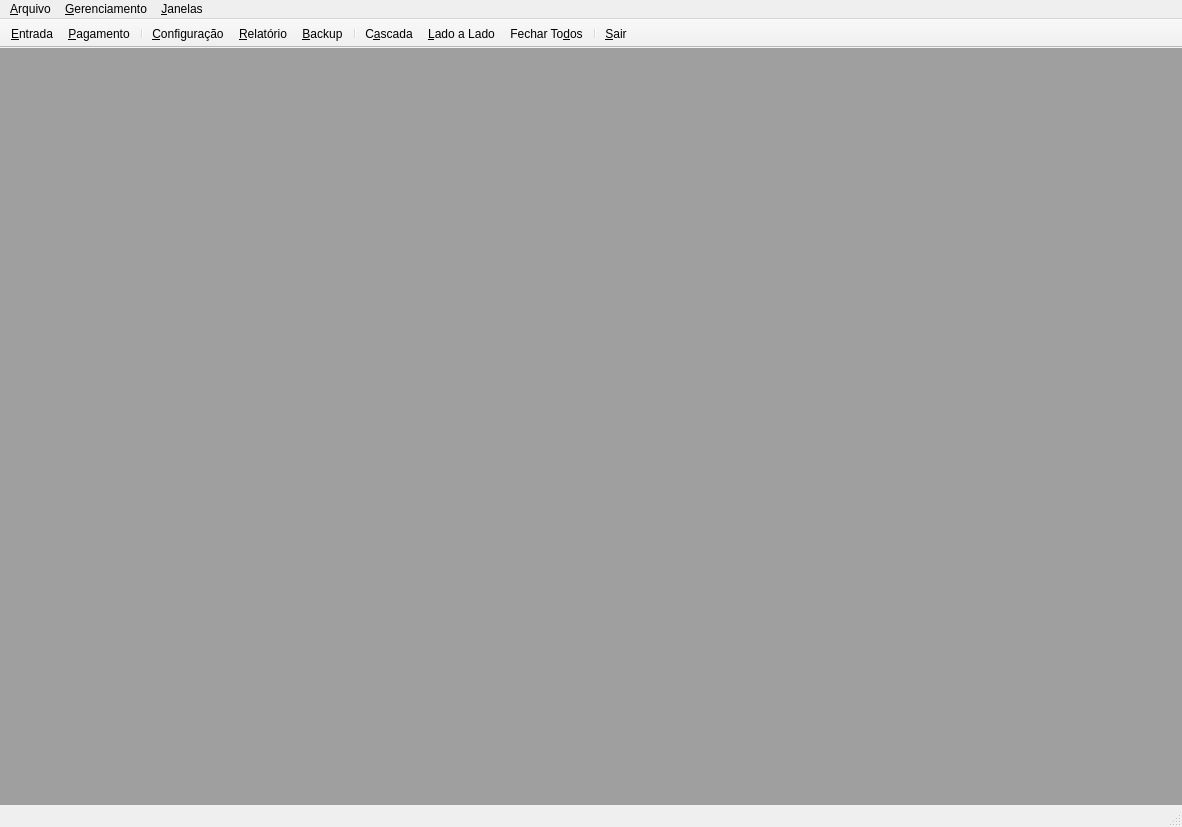
<?xml version="1.0" encoding="UTF-8"?>
<ui version="4.0">
 <class>MainWindow</class>
 <widget class="QMainWindow" name="MainWindow">
  <property name="geometry">
   <rect>
    <x>0</x>
    <y>0</y>
    <width>1182</width>
    <height>827</height>
   </rect>
  </property>
  <property name="sizePolicy">
   <sizepolicy hsizetype="Fixed" vsizetype="Fixed">
    <horstretch>0</horstretch>
    <verstretch>0</verstretch>
   </sizepolicy>
  </property>
  <property name="windowTitle">
   <string>Park Manager</string>
  </property>
  <property name="windowIcon">
   <iconset resource="../parkmanager.qrc">
    <normaloff>:/icons/parkingbigp.png</normaloff>:/icons/parkingbigp.png</iconset>
  </property>
  <widget class="QWidget" name="centralwidget">
   <layout class="QGridLayout" name="gridLayoutMain">
    <property name="margin">
     <number>0</number>
    </property>
    <item row="0" column="0">
     <widget class="QMdiArea" name="mdiArea"/>
    </item>
   </layout>
  </widget>
  <widget class="QMenuBar" name="menubar">
   <property name="geometry">
    <rect>
     <x>0</x>
     <y>0</y>
     <width>1182</width>
     <height>26</height>
    </rect>
   </property>
   <widget class="QMenu" name="menuArquivo">
    <property name="title">
     <string>&amp;Arquivo</string>
    </property>
    <addaction name="actionEntrada"/>
    <addaction name="actionPagto"/>
    <addaction name="separator"/>
    <addaction name="actionSair"/>
   </widget>
   <widget class="QMenu" name="menuConfiguracoes">
    <property name="title">
     <string>&amp;Gerenciamento</string>
    </property>
    <addaction name="actionDados"/>
    <addaction name="actionValores"/>
    <addaction name="separator"/>
    <addaction name="actionRelatorio"/>
    <addaction name="separator"/>
    <addaction name="actionBackup"/>
   </widget>
   <widget class="QMenu" name="menuJanelas">
    <property name="title">
     <string>&amp;Janelas</string>
    </property>
    <addaction name="actionCascada"/>
    <addaction name="actionTiled"/>
    <addaction name="actionFecharTodos"/>
   </widget>
   <addaction name="menuArquivo"/>
   <addaction name="menuConfiguracoes"/>
   <addaction name="menuJanelas"/>
  </widget>
  <widget class="QStatusBar" name="statusbar"/>
  <widget class="QToolBar" name="toolBar">
   <property name="windowTitle">
    <string>toolBar</string>
   </property>
   <property name="movable">
    <bool>false</bool>
   </property>
   <property name="iconSize">
    <size>
     <width>24</width>
     <height>24</height>
    </size>
   </property>
   <property name="toolButtonStyle">
    <enum>Qt::ToolButtonTextBesideIcon</enum>
   </property>
   <attribute name="toolBarArea">
    <enum>TopToolBarArea</enum>
   </attribute>
   <attribute name="toolBarBreak">
    <bool>false</bool>
   </attribute>
   <addaction name="actionEntrada"/>
   <addaction name="actionPagto"/>
   <addaction name="separator"/>
   <addaction name="actionDados"/>
   <addaction name="actionRelatorio"/>
   <addaction name="actionBackup"/>
   <addaction name="separator"/>
   <addaction name="actionCascada"/>
   <addaction name="actionTiled"/>
   <addaction name="actionFecharTodos"/>
   <addaction name="separator"/>
   <addaction name="actionSair"/>
  </widget>
  <action name="actionEntrada">
   <property name="icon">
    <iconset resource="../parkmanager.qrc">
     <normaloff>:/icons/parking.png</normaloff>:/icons/parking.png</iconset>
   </property>
   <property name="text">
    <string>&amp;Entrada</string>
   </property>
   <property name="iconText">
    <string>&amp;Entrada</string>
   </property>
   <property name="shortcut">
    <string>F2</string>
   </property>
  </action>
  <action name="actionPagto">
   <property name="icon">
    <iconset resource="../parkmanager.qrc">
     <normaloff>:/icons/paying.png</normaloff>:/icons/paying.png</iconset>
   </property>
   <property name="text">
    <string>&amp;Pagamento</string>
   </property>
   <property name="iconText">
    <string>&amp;Pagamento</string>
   </property>
   <property name="shortcut">
    <string>F3</string>
   </property>
  </action>
  <action name="actionSair">
   <property name="icon">
    <iconset resource="../parkmanager.qrc">
     <normaloff>:/icons/application-exit.png</normaloff>:/icons/application-exit.png</iconset>
   </property>
   <property name="text">
    <string>&amp;Sair</string>
   </property>
   <property name="iconText">
    <string>&amp;Sair</string>
   </property>
  </action>
  <action name="actionDados">
   <property name="icon">
    <iconset resource="../parkmanager.qrc">
     <normaloff>:/icons/configure.png</normaloff>:/icons/configure.png</iconset>
   </property>
   <property name="text">
    <string>&amp;Dados</string>
   </property>
   <property name="iconText">
    <string>&amp;Configuração</string>
   </property>
  </action>
  <action name="actionValores">
   <property name="icon">
    <iconset resource="../parkmanager.qrc">
     <normaloff>:/icons/configure.png</normaloff>:/icons/configure.png</iconset>
   </property>
   <property name="text">
    <string>&amp;Valores</string>
   </property>
  </action>
  <action name="actionCascada">
   <property name="icon">
    <iconset resource="../parkmanager.qrc">
     <normaloff>:/icons/cascade.png</normaloff>:/icons/cascade.png</iconset>
   </property>
   <property name="text">
    <string>&amp;Cascada</string>
   </property>
   <property name="iconText">
    <string>C&amp;ascada</string>
   </property>
  </action>
  <action name="actionTiled">
   <property name="icon">
    <iconset resource="../parkmanager.qrc">
     <normaloff>:/icons/tiled.png</normaloff>:/icons/tiled.png</iconset>
   </property>
   <property name="text">
    <string>&amp;Lado a Lado</string>
   </property>
   <property name="iconText">
    <string>&amp;Lado a Lado</string>
   </property>
  </action>
  <action name="actionFecharTodos">
   <property name="icon">
    <iconset resource="../parkmanager.qrc">
     <normaloff>:/icons/closeall.png</normaloff>:/icons/closeall.png</iconset>
   </property>
   <property name="text">
    <string>Fechar To&amp;dos</string>
   </property>
   <property name="iconText">
    <string>Fechar To&amp;dos</string>
   </property>
  </action>
  <action name="actionBackup">
   <property name="icon">
    <iconset resource="../parkmanager.qrc">
     <normaloff>:/icons/backup.svg</normaloff>:/icons/backup.svg</iconset>
   </property>
   <property name="text">
    <string>&amp;Backup</string>
   </property>
   <property name="iconText">
    <string>&amp;Backup</string>
   </property>
  </action>
  <action name="actionRelatorio">
   <property name="icon">
    <iconset resource="../parkmanager.qrc">
     <normaloff>:/icons/documentation.png</normaloff>:/icons/documentation.png</iconset>
   </property>
   <property name="text">
    <string>&amp;Relatório</string>
   </property>
   <property name="iconText">
    <string>&amp;Relatório</string>
   </property>
  </action>
 </widget>
 <resources>
  <include location="../parkmanager.qrc"/>
 </resources>
 <connections>
  <connection>
   <sender>actionSair</sender>
   <signal>triggered()</signal>
   <receiver>MainWindow</receiver>
   <slot>close()</slot>
   <hints>
    <hint type="sourcelabel">
     <x>-1</x>
     <y>-1</y>
    </hint>
    <hint type="destinationlabel">
     <x>327</x>
     <y>239</y>
    </hint>
   </hints>
  </connection>
 </connections>
</ui>
